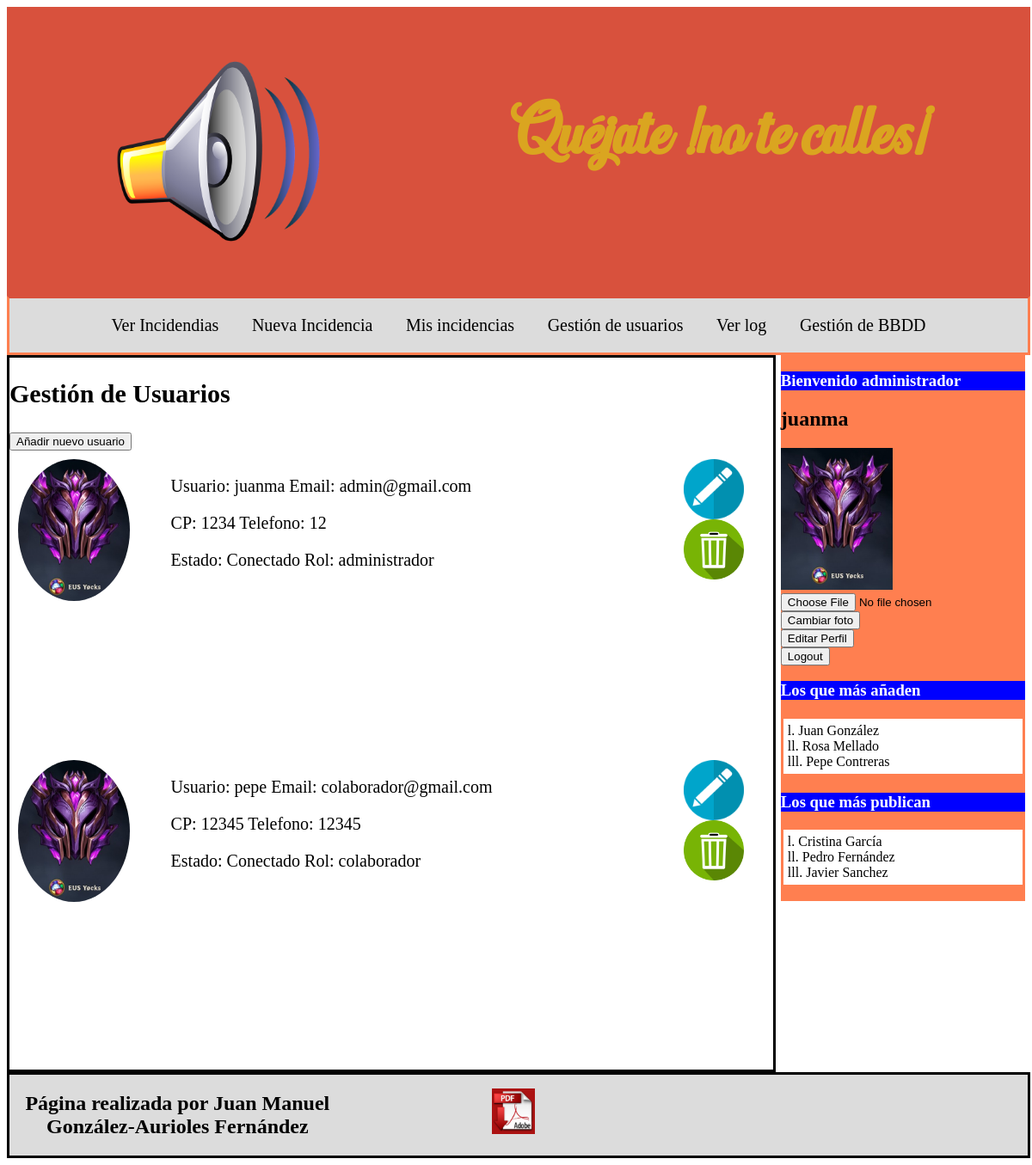
Page /index.php?seccion=usuarios (signed in) on the committed database.
### tables this page shows
CREATE TABLE `usuarios` (
  `id` int(10) unsigned NOT NULL AUTO_INCREMENT,
  `nombre` varchar(50) NOT NULL,
  `apellidos` varchar(30) NOT NULL,
  `email` varchar(50) NOT NULL,
  `postal` int(5) NOT NULL,
  `telefono` varchar(9) NOT NULL,
  `pass` varchar(200) NOT NULL,
  `foto` varchar(90) DEFAULT NULL,
  `rol` varchar(15) NOT NULL,
  PRIMARY KEY (`id`),
  UNIQUE KEY `email` (`email`),
  KEY `id` (`id`)
);

### controller/usuarios_controlador.php (called while the page is built, shortened)
<?php
    require_once("model/usuarios_modelo.php");
    $u = new Usuario_modelo();
    $usuarios = $u->getUsuarios();
    require_once ("main.php");
?>

### index.php (called while the page is built, shortened)
<?php
    require_once ("bd/conexion.php");
    require ("controller/usuarios_controlador.php");
?>

### bd/conexion.php (called while the page is built, shortened)
<?php
    class Conectar{
        public static function conexion(){
            $username = "juanmagaf1819";
            $password = "kkulgwAf";
            $servername = "localhost";
            $dbname = "juanmagaf1819";
            $conn = new mysqli($servername, $username, $password, $dbname);
            return $conn;
        }
    }
?>

### model/usuarios_modelo.php (called while the page is built, shortened)
<?php
class Usuario_modelo{
    private $db;
    private $usuario;
    public function __construct(){
        $this->db=Conectar::conexion();
        $this->usuario=array();
    }
    public function getUsuarios(){
        $consulta=$this->db->query("SELECT * FROM usuarios;");
        while($filas=$consulta->fetch_assoc()){
            $this->usuario[]=$filas;
        }
        return $this->usuario;
    }
}
?>

### view/gestion_usuarios.php (the view)
<main>
<h2 id="centro">Gestión de Usuarios</h2>
    <a href="index.php?seccion=nuevo_usuario"><input type=button value="Añadir nuevo usuario"></a>
        <div class="grid-usuarios">
            <?php
            foreach($usuarios as $usr) {
            echo '
            <div><img id="img_perfil" src='.$usr["foto"].'></div>
            <div>
            <p>Usuario: '.$usr['nombre'].' Email: '.$usr['email'].' </p>
            <p>CP: '.$usr['postal'].' Telefono: '.$usr['telefono'].' </p>
            <p>Estado: Conectado Rol: '.$usr['rol'].' </p>
            </div>
            <div>
              <form method="POST"  action="index.php?seccion=editarp">
                <input type="image" id="logo" src=imagenes/lapiz.png name="Editar_Perfiles">
                <input type="hidden" name="email" value="'.$usr['email'].'">
              </form>
              <form method="POST"  action="index.php?seccion=borraruser">
                <input type="image" id="logo" src=imagenes/basura.png >
                <input type="hidden" name="email" value="'.$usr['email'].'">
              </form>
        </div>
            ';
            }
            ?>
    </div>
</main>

### css/Css.css (style rules this page uses)
a { text-decoration: none; }
main { float: left; text-align: left; font-size: 125%; width: 75%; display: inline-block; border-color: black; border-style: solid; }
main img { float: left; border-radius: 50%; width: 250px; }
p { clear: both; }
.grid-usuarios { display: grid; grid-template-columns: 20% 60% 15%; grid-template-areas:'menu main right'; padding: 10px; width: 100%; height: 700px; overflow: auto; }
#img_perfil { width: 130px; height: 165px; }
#logo { float: right; width: 70px; height: 70px; }

### rows in the picture
usuarios: foto (picture), nombre "juanma", email "admin@gmail.com", postal "1234", telefono "12", rol "administrador"
usuarios: foto (picture), nombre "pepe", email "colaborador@gmail.com", postal "12345", telefono "12345", rol "colaborador"

### other values in the picture
$_SESSION['rol'] "administrador"
$_SESSION["datos"][1] "juanma"
